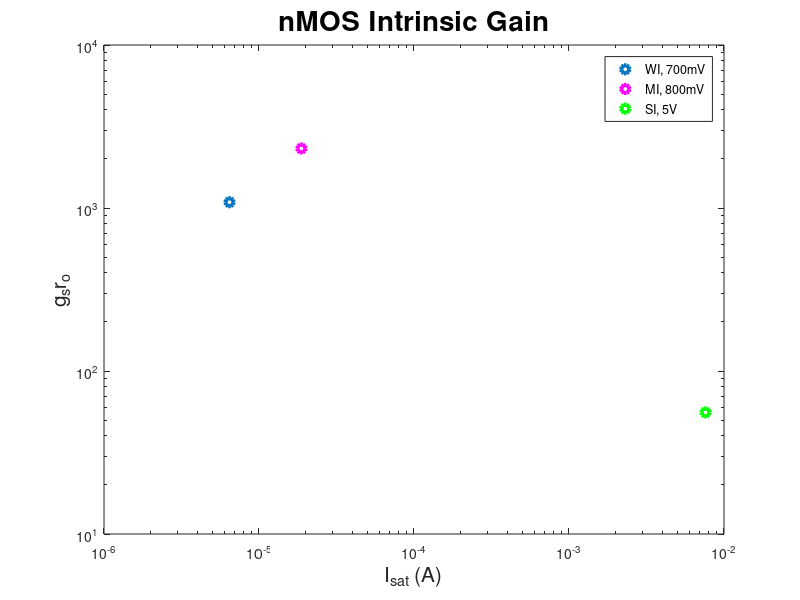

Recreate this plot in MATLAB.
IS = 1.9633e-06; 
UT = .025;
f = 15;
Isat700 = 6.4519e-6;
Isat800 = 1.8778e-5;
Isat5 = 0.0076;
gr700 = (9.11e6*(1 - exp(-sqrt(Isat700/IS)))).*sqrt(IS.*Isat700)/UT
gr800 = (1e7*(1 - exp(-sqrt(Isat800/IS)))).*sqrt(IS.*Isat800)/UT
gr5 = (1.14e4*(1 - exp(-sqrt(Isat5/IS)))).*sqrt(IS.*Isat5)/UT

loglog(Isat700, gr700, 'o', 'linewidth', 3)
hold on
loglog(Isat800, gr800, 'mo', 'linewidth', 3)
loglog(Isat5, gr5, 'go', 'linewidth', 3)
ylabel('g_sr_o', 'fontsize', f)
xlabel('I_{sat} (A)', 'fontsize', f)
%axis([5e-8, 5e-3, 0, 5e-5])
legend('WI, 700mV', 'MI, 800mV', 'SI, 5V')
title('nMOS Intrinsic Gain', 'fontsize', round(1.3*f))